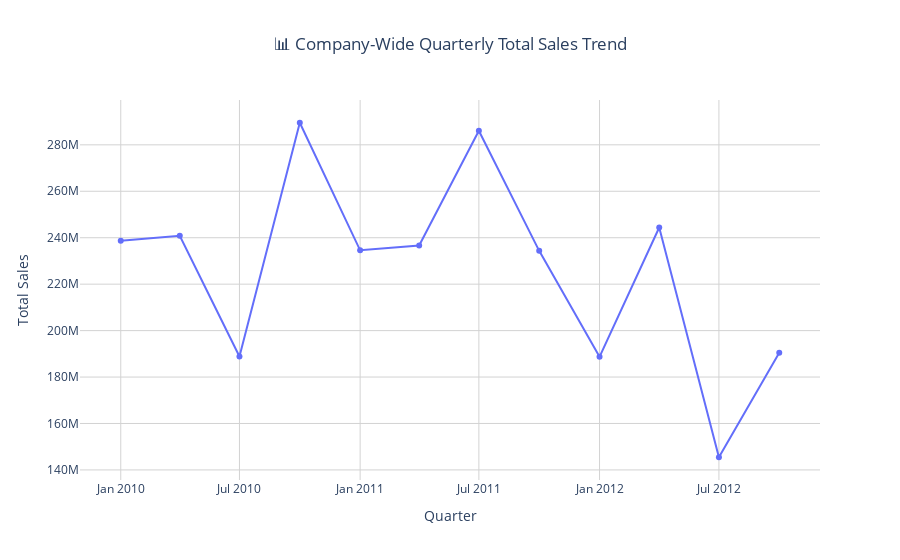

Notebook cell for this chart:
### Code cell
# Section 3: Trend Analysis (Quarterly Aggregated for Executive Report)

if "Date" in data.columns and "sales" in key_columns:
    # Ensure Date column is datetime
    data["Date"] = pd.to_datetime(data["Date"], errors="coerce")

    # Create Quarter column
    data["Quarter"] = data["Date"].dt.to_period("Q")

    # Group by quarter (aggregate sales across all stores)
    quarterly_sales = (
        data.groupby("Quarter")[key_columns["sales"]]
        .sum()
        .reset_index()
        .sort_values("Quarter")
    )

    # Convert Period back to timestamp for plotting
    quarterly_sales["Quarter"] = quarterly_sales["Quarter"].dt.to_timestamp()

    # Plot Quarterly Total Sales Trend
    fig = px.line(
        quarterly_sales,
        x="Quarter",
        y=key_columns["sales"],
        markers=True,
        title="📊 Company-Wide Quarterly Total Sales Trend"
    )
    fig.update_layout(
        xaxis_title="Quarter",
        yaxis_title="Total Sales",
        plot_bgcolor="white",
        font=dict(size=12),
        xaxis=dict(showgrid=True, gridcolor="lightgrey"),
        yaxis=dict(showgrid=True, gridcolor="lightgrey"),
        title_x=0.5
    )
    fig.show()

### Figure 1 — Plotly figure (JSON) as saved in the notebook; plotly's stock layout.template omitted (floating-point values rounded to 4 significant figures)
{"data": [{"hovertemplate": "Quarter=%{x}<br>Weekly_Sales=%{y}<extra></extra>", "legendgroup": "", "line": {"color": "#636efa", "dash": "solid"}, "marker": {"symbol": "circle"}, "mode": "lines+markers", "name": "", "orientation": "v", "showlegend": false, "type": "scatter", "x": ["2010-01-01T00:00:00", "2010-04-01T00:00:00", "2010-07-01T00:00:00", "2010-10-01T00:00:00", "2011-01-01T00:00:00", "2011-04-01T00:00:00", "2011-07-01T00:00:00", "2011-10-01T00:00:00", "2012-01-01T00:00:00", "2012-04-01T00:00:00", "2012-07-01T00:00:00", "2012-10-01T00:00:00"], "xaxis": "x", "y": [238700000.0, 240800000.0, 188900000.0, 289500000.0, 234600000.0, 236700000.0, 286100000.0, 234400000.0, 188700000.0, 244400000.0, 145500000.0, 190500000.0], "yaxis": "y"}], "layout": {"autosize": true, "font": {"size": 12}, "legend": {"tracegroupgap": 0}, "plot_bgcolor": "white", "title": {"text": "📊 Company-Wide Quarterly Total Sales Trend", "x": 0.5}, "xaxis": {"anchor": "y", "autorange": true, "domain": [0, 1], "gridcolor": "lightgrey", "range": ["2009-11-03 22:18:59.8323", "2012-11-28 01:41:00.1677"], "showgrid": true, "title": {"text": "Quarter"}, "type": "date"}, "yaxis": {"anchor": "x", "autorange": true, "domain": [0, 1], "gridcolor": "lightgrey", "range": [133600000.0, 301400000.0], "showgrid": true, "title": {"text": "Total Sales"}, "type": "linear"}}}
